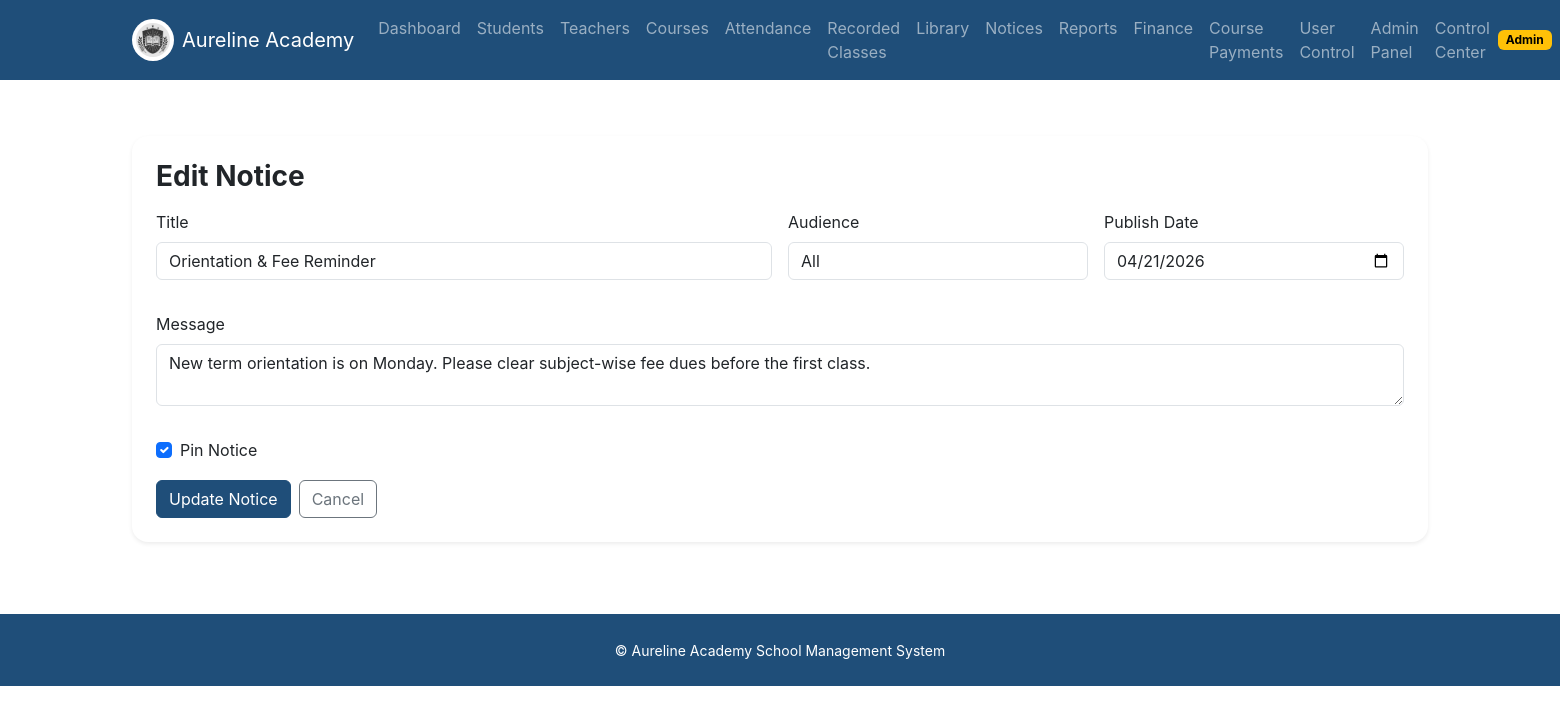
The app's page /communication/1/edit (signed in) with its own data.
### app/models.py (models this page shows, shortened)
class TimestampMixin:
    created_at = db.Column(db.DateTime, default=datetime.utcnow, nullable=False)
    updated_at = db.Column(db.DateTime, default=datetime.utcnow, onupdate=datetime.utcnow, nullable=False)

class User(UserMixin, TimestampMixin, db.Model):
    id = db.Column(db.Integer, primary_key=True)
    full_name = db.Column(db.String(120), nullable=False)
    email = db.Column(db.String(120), unique=True, nullable=False, index=True)
    password_hash = db.Column(db.String(255), nullable=False)
    role = db.Column(db.String(20), nullable=False, index=True)
    phone = db.Column(db.String(20))
    is_active = db.Column(db.Boolean, default=True, nullable=False)
    approval_status = db.Column(db.String(20), default="approved", nullable=False, index=True)
    registration_source = db.Column(db.String(20), default="admin_created", nullable=False)
    approved_at = db.Column(db.DateTime)
    approved_by_user_id = db.Column(db.Integer, db.ForeignKey("user.id"))
    approved_by = db.relationship("User", remote_side=[id], backref="approved_users")
    student_profile = db.relationship("StudentProfile", back_populates="user", uselist=False, cascade="all, delete-orphan")
    teacher_profile = db.relationship("TeacherProfile", back_populates="user", uselist=False, cascade="all, delete-orphan")
    submitted_course_requests = db.relationship("CourseRequest", foreign_keys="CourseRequest.requester_user_id", back_populates="requester")
    reviewed_course_requests = db.relationship("CourseRequest", foreign_keys="CourseRequest.reviewed_by_user_id", back_populates="reviewed_by")
    def get_role_badge(self):
        return self.role.title()
    def get_status_badge(self):
        return self.approval_status.title()

class Notice(TimestampMixin, db.Model):
    id = db.Column(db.Integer, primary_key=True)
    title = db.Column(db.String(150), nullable=False)
    audience = db.Column(db.String(30), default="all", nullable=False)
    message = db.Column(db.Text, nullable=False)
    published_on = db.Column(db.Date, nullable=False)
    is_pinned = db.Column(db.Boolean, default=False, nullable=False)

### app/communication/routes.py (the view, shortened to what this page needs)
@communication_bp.route("/<int:notice_id>/edit", methods=["GET", "POST"])
@login_required
@roles_required("admin")
def edit_notice(notice_id):
    notice = Notice.query.get_or_404(notice_id)
    form = NoticeForm(obj=notice)
    return render_template("communication/form.html", form=form, title="Edit Notice", submit_label="Update Notice")

### app/forms.py
class NoticeForm(FlaskForm):
    title = StringField("Title", validators=[DataRequired(), Length(max=150)])
    audience = SelectField("Audience", choices=[("all", "All"), ("students", "Students"), ("teachers", "Teachers")], validators=[DataRequired()])
    message = TextAreaField("Message", validators=[DataRequired()])
    published_on = DateField("Publish Date", validators=[DataRequired()], default=date.today)
    is_pinned = BooleanField("Pin Notice")
    submit = SubmitField("Save Notice")

### app/models.py (called while the page is built)
@login_manager.user_loader
def load_user(user_id):
    return db.session.get(User, int(user_id))

### app/templates/communication/form.html (shortened to what this page needs)
{% extends 'base.html' %}
{% from 'macros/forms.html' import render_field %}
{% block content %}
<section class="py-4"><div class="container"><div class="card border-0 shadow-sm rounded-4"><div class="card-body p-4"><h1 class="h3 fw-bold mb-3">{{ title }}</h1><form method="post" novalidate>{{ form.hidden_tag() }}<div class="row g-3"><div class="col-md-6">{{ render_field(form.title) }}</div><div class="col-md-3">{{ render_field(form.audience) }}</div><div class="col-md-3">{{ render_field(form.published_on) }}</div><div class="col-12">{{ render_field(form.message) }}</div><div class="col-12 form-check ms-2">{{ form.is_pinned(class='form-check-input') }} {{ form.is_pinned.label(class='form-check-label') }}</div></div><div class="mt-3 d-flex gap-2"><button class="btn btn-primary">{{ submit_label }}</button><a class="btn btn-outline-secondary" href="{{ url_for('communication.notices') }}">Cancel</a></div></form></div></div></div></section>
{% endblock %}

### app/templates/base.html (shortened to what this page needs)
<!doctype html>
<html lang="en">
<head>
  <link rel="stylesheet" href="https://cdn.jsdelivr.net/npm/bootstrap@5.3.3/dist/css/bootstrap.min.css">
  <link rel="stylesheet" href="{{ url_for('static', filename='css/style.css') }}">
</head>
<body>
<nav class="navbar navbar-expand-lg navbar-dark aureline-nav sticky-top">
  <div class="container">
    <a class="navbar-brand d-flex align-items-center gap-2" href="{{ url_for('main.index') }}">
      <img src="{{ url_for('static', filename='img/aureline-logo.png') }}" alt="Aureline Academy" width="42" height="42" class="rounded-circle bg-white p-1">
      <span>Aureline Academy</span>
    </a>
    <div class="collapse navbar-collapse" id="mainNav">
      {% if current_user.is_authenticated %}
      <ul class="navbar-nav me-auto mb-2 mb-lg-0">
        <li class="nav-item"><a class="nav-link" href="{{ url_for('dashboard.home') }}">Dashboard</a></li>
        {% if current_user.role in ['admin', 'teacher'] %}
        <li class="nav-item"><a class="nav-link" href="{{ url_for('students.list_students') }}">Students</a></li>
        <li class="nav-item"><a class="nav-link" href="{{ url_for('teachers.list_teachers') }}">Teachers</a></li>
        <li class="nav-item"><a class="nav-link" href="{{ url_for('courses.list_courses') }}">Courses</a></li>
        <li class="nav-item"><a class="nav-link" href="{{ url_for('attendance.list_attendance') }}">Attendance</a></li>
        <li class="nav-item"><a class="nav-link" href="{{ url_for('integrations.recordings_library') }}">Recorded Classes</a></li>
        <li class="nav-item"><a class="nav-link" href="{{ url_for('library.catalog') }}">Library</a></li>
        <li class="nav-item"><a class="nav-link" href="{{ url_for('communication.notices') }}">Notices</a></li>
        <li class="nav-item"><a class="nav-link" href="{{ url_for('reports.summary') }}">Reports</a></li>
        {% endif %}
        {% if current_user.role == 'admin' %}
        <li class="nav-item"><a class="nav-link" href="{{ url_for('finance.overview') }}">Finance</a></li>
        <li class="nav-item"><a class="nav-link" href="{{ url_for('finance.course_requests_admin') }}">Course Payments</a></li>
        <li class="nav-item"><a class="nav-link" href="{{ url_for('auth.pending_users') }}">User Control</a></li>
        <li class="nav-item"><a class="nav-link" href="{{ url_for('admin.index') }}">Admin Panel</a></li>
        <li class="nav-item"><a class="nav-link" href="{{ url_for('dashboard.admin_hub') }}">Control Center</a></li>
        {% endif %}
      </ul>
      <div class="d-flex align-items-center gap-2">
        <span class="badge text-bg-warning">{{ current_user.get_role_badge() }}</span>
      </div>
      {% else %}
      <div class="ms-auto d-flex gap-2">
        <a class="btn btn-outline-light btn-sm" href="{{ url_for('auth.login') }}">Login</a>
        <a class="btn btn-warning btn-sm" href="{{ url_for('auth.register') }}">Student Register</a>
      </div>
      {% endif %}
    </div>
  </div>
</nav>
<main>
  <div class="container py-3">
  </div>
  {% block content %}{% endblock %}
</main>
<footer class="py-4 text-center text-white aureline-footer mt-5">
  <small>© Aureline Academy School Management System</small>
</footer>
</body>
</html>

### app/templates/macros/forms.html (shortened to what this page needs)
{% macro render_field(field) %}
  <div class="mb-3">
    {{ field.label(class="form-label") }}
    {{ field(class="form-control") }}
  </div>
{% endmacro %}

### app/static/css/style.css (style rules this page uses)
:root { --aureline-primary: #1f4e79; --aureline-secondary: #f4b400; --aureline-bg: #f6f9fc; --aureline-text: #1f2937; }
body { font-family: Inter, "Segoe UI", sans-serif; color: var(--aureline-text); background: #ffffff; }
.aureline-nav, .aureline-footer { background: var(--aureline-primary); }
.btn-primary { background: var(--aureline-primary); border-color: var(--aureline-primary); }
.card { overflow: hidden; }

### records on screen
User: get_role_badge "Admin"
Notice: title "Orientation & Fee Reminder", audience "All", published_on "04/21/2026", message "New term orientation is on Monday. Please clear subject-wise fee dues before the first class."

### other values on screen
{{ title }} "Edit Notice"
{{ field.label(class="form-label") }} "Title Audience Publish Date Message"
{{ submit_label }} "Update Notice"
